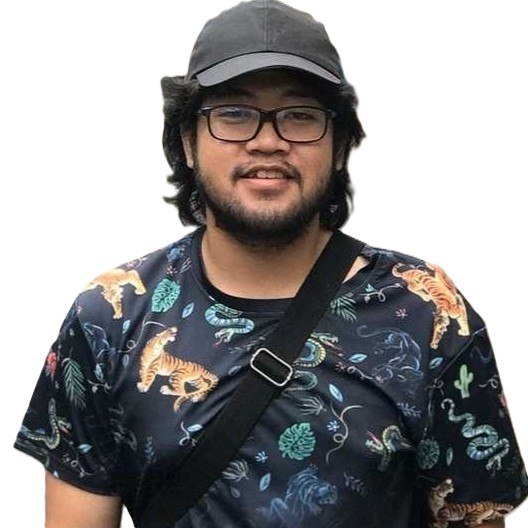
#> input picture assets/img/me.jpg, 528 x 528 px, found by its file name
$ python gen-stipple.py
#> lines starting #> are read from the running program, lines starting #| are printed output that depends on the picture
"""Generate the cobalt portrait assets (stipple dots + contour-traced lines).

One-off generator, Pillow + numpy + scipy — NOT shipped as runtime JS.
Transparent background, cobalt #1f4e8c only, so it drops into the porcelain
page instead of baking a background.

Run from repo root:  python tools/gen-stipple.py
Outputs assets/img/me-stipple.svg   (frozen option 2)
        assets/img/me-lines.svg     (hero — contour-traced)
        _lowpoly/*                  reference densities
"""
import math
import os

import numpy as np
from PIL import Image, ImageFilter
from scipy.ndimage import gaussian_filter
from scipy.spatial import cKDTree, Delaunay

SRC = "assets/img/me.jpg"
OUT = "_lowpoly"
W, H = 528, 704
COBALT = "#1f4e8c"
SEED = 5
MAX_R = 2.4         # hard radius cap
MIN_R = 0.35        # cull anything smaller
BUCKETS = 12


def load():
    img = Image.open(SRC).convert("L").resize((W, H))
    return np.array(img).astype(float) / 255.0   # luminance 0..1


def tone_curve(lum):
    """tone = 1 - lum, then gentle levels (black/white point + gamma) so
    skin midtones land as visible-but-not-solid dots, not a silhouette."""
    tone = 1.0 - lum
    lo, hi, gamma = 0.06, 0.94, 1.12
    return np.clip((tone - lo) / (hi - lo), 0.0, 1.0) ** gamma


def svg_open():
    return (f'<svg xmlns="http://www.w3.org/2000/svg" viewBox="0 0 {W} {H}" '
            f'width="{W}" height="{H}">')


def write(path, svg):
    os.makedirs(os.path.dirname(path) or ".", exist_ok=True)
    with open(path, "w", encoding="utf-8") as f:
        f.write(svg)


def build(step, name, out=OUT, seed=SEED):
    """Stipple: tone-weighted dots on a jittered grid, grouped into radius
    buckets so each path carries one stroke-width (keeps the file small)."""
    tone = tone_curve(load())
    rng = np.random.default_rng(seed)
    jit = 0.4 * step
    pts = []
    for y in range(0, H, step):
        for x in range(0, W, step):
            cy = min(H - 1, y + step // 2)
            cx = min(W - 1, x + step // 2)
            r = 2.2 * tone[cy, cx] ** 0.7
            if r < MIN_R:
                continue
            r = min(r, MAX_R)
            px = x + step / 2 + rng.uniform(-jit, jit)
            py = y + step / 2 + rng.uniform(-jit, jit)
            pts.append((px, py, r))

    bins = [[] for _ in range(BUCKETS)]
    radii = []
    for (x, y, r) in pts:
        bi = min(BUCKETS - 1, int(r / MAX_R * BUCKETS))
        bins[bi].append((int(round(x)), int(round(y))))
        radii.append(r)

    parts = [svg_open()]
    for i, bucket in enumerate(bins):
        if not bucket:
            continue
        r = (i + 0.5) / BUCKETS * MAX_R
        bucket.sort(key=lambda p: (p[1], p[0]))
        px, py = bucket[0]
        seg = [f"M{px} {py}h0"]
        for x, y in bucket[1:]:
            seg.append(f"m{x - px} {y - py}h0")
            px, py = x, y
        parts.append(f'<path d="{"".join(seg)}" stroke="{COBALT}" '
                     f'stroke-width="{2 * r:.2f}" stroke-linecap="round" fill="none"/>')
    parts.append("</svg>")
    svg = "".join(parts)
    write(f"{out}/{name}", svg)

    arr = np.array([(x, y) for b in bins for (x, y) in b], dtype=float)
    nn = cKDTree(arr).query(arr, k=2)[0][:, 1]
    radii = np.array(radii)
    print(f"{out}/{name}: {len(svg) / 1024:.1f} KB, {len(pts)} dots  "
          f"(radius {radii.min():.2f}-{radii.max():.2f}, NN {nn.mean():.2f})")


def build_lines(step, name, out=OUT, seed=SEED, max_edge=17.5, levels=7,
                part="both", dot_opacity=None):
    """Contour-traced wireframe portrait.

    The lines follow the FACE, not a free triangulation: Sobel gradient on a
    blurred grayscale gives the feature ridges (jaw, hair, eyes, nose), points
    are sampled along those ridges, and each point is chained to its nearest
    neighbour in the local edge-tangent direction — so the strokes run along
    the contours instead of striking across empty space. A sparse interior fill
    anchors the dots. Edge opacity is modulated by local tone: dense/bright in
    shadow, faint over light skin.

    `part` selects the payload: "both" (strokes + vertex dots), "lines"
    (strokes only) or "dots" (vertices only). The dot layer is emitted
    separately so CSS can pulse it independently of the strokes — a duplicate
    baked into the same file would land on already-opaque dots and be
    invisible, so the base copy is drawn light and the pulse layer supplies the
    swing."""
    lum = load()
    smooth = gaussian_filter(lum, 1.2)
    gy, gx = np.gradient(smooth * 255.0)
    mag = gaussian_filter(np.hypot(gx, gy), 0.6)
    tone = tone_curve(lum)
    thr = float(np.percentile(mag, 85.0))
    rng = np.random.default_rng(seed)

    pts, tones, on_edge = [], [], []
    for y in range(0, H, step):
        for x in range(0, W, step):
            px = x + step // 2 + int(round(rng.uniform(-0.35, 0.35) * step))
            py = y + step // 2 + int(round(rng.uniform(-0.35, 0.35) * step))
            if not (1 <= px < W - 1 and 1 <= py < H - 1):
                continue
            if mag[py, px] >= thr:
                pts.append((px, py)); tones.append(float(tone[py, px])); on_edge.append(True)
            elif tone[py, px] > 0.18 and rng.random() < 0.05:
                pts.append((px, py)); tones.append(float(tone[py, px])); on_edge.append(False)

    pts = np.array(pts, dtype=float)
    tones = np.array(tones)
    on_edge = np.array(on_edge)
    tree = cKDTree(pts)

    # local edge tangent = perpendicular to the luminance gradient
    tang = np.zeros_like(pts)
    for i, (px, py) in enumerate(pts):
        a, b = gx[int(py), int(px)], gy[int(py), int(px)]
        n = math.hypot(a, b) or 1.0
        tang[i] = (-b / n, a / n)

    dist, idx = tree.query(pts, k=10)
    edges = set()
    for i in range(len(pts)):
        for sign in (1.0, -1.0):
            best, bd = None, max_edge
            for d, j in zip(dist[i][1:], idx[i][1:]):
                if d >= bd:
                    continue
                v = pts[int(j)] - pts[i]
                nv = float(np.linalg.norm(v)) or 1.0
                if float(np.dot(v / nv, tang[i])) * sign > 0.72:
                    best, bd = int(j), float(d)
            if best is not None:
                edges.add((i, best) if i < best else (best, i))

    # keep only degree-<=2 vertices: short edges first, so what survives is a set
    # of polylines running along the contours rather than a junction spider
    pruned, deg = set(), {}
    for (a, b) in sorted(edges, key=lambda e: math.hypot(*(pts[e[0]] - pts[e[1]]))):
        if deg.get(a, 0) < 2 and deg.get(b, 0) < 2:
            pruned.add((a, b))
            deg[a] = deg.get(a, 0) + 1
            deg[b] = deg.get(b, 0) + 1
    edges = pruned

    # --- pack: walk the degree-<=2 graph into chains, so a run of along-contour
    # segments shares one relative 'l' command instead of restarting every
    # segment with a relative move (about 20% off the file, which buys density)
    adj = {}
    for (a, b) in edges:
        adj.setdefault(a, []).append(b)
        adj.setdefault(b, []).append(a)

    def bucket_of(t):
        return min(levels - 1, int(t * levels))

    seen = set()
    runs = [[] for _ in range(levels)]

    def walk(u, v):
        chain = [u, v]
        while len(adj[chain[-1]]) <= 2:
            nxt = [n for n in adj[chain[-1]]
                   if n != chain[-2] and (min(chain[-1], n), max(chain[-1], n)) not in seen]
            if not nxt:
                break
            n = nxt[0]
            seen.add((min(chain[-1], n), max(chain[-1], n)))
            chain.append(n)
        return chain

    for u in sorted(adj, key=lambda k: len(adj[k])):      # chain ends first
        for v in adj[u]:
            key = (min(u, v), max(u, v))
            if key in seen:
                continue
            seen.add(key)
            chain = walk(u, v)
            i = 0
            while i < len(chain) - 1:
                bk = bucket_of((tones[chain[i]] + tones[chain[i + 1]]) / 2)
                j = i + 1
                while (j < len(chain) - 1 and
                       bucket_of((tones[chain[j]] + tones[chain[j + 1]]) / 2) == bk):
                    j += 1
                runs[bk].append(chain[i:j + 1])
                i = j

    parts = [svg_open()]
    for i, rl in enumerate([] if part == "dots" else runs):
        if not rl:
            continue
        op = 0.12 + (i + 0.5) / levels * 0.43
        d = []
        px = py = 0
        for chain in sorted(rl, key=lambda c: c[0]):
            x0, y0 = int(round(pts[chain[0]][0])), int(round(pts[chain[0]][1]))
            if d:
                d.append(f"m{x0 - px} {y0 - py}")
            else:
                d.append(f"M{x0} {y0}")
            px, py = x0, y0
            for n in chain[1:]:
                x, y = int(round(pts[n][0])), int(round(pts[n][1]))
                d.append(f"l{x - px} {y - py}")
                px, py = x, y
        parts.append(f'<path d="{"".join(d)}" stroke="{COBALT}" stroke-width="0.6" '
                     f'stroke-opacity="{op:.2f}" fill="none"/>')

    def dotset(mask, width, opacity=None):
        sub = pts[mask]
        if not len(sub):
            return ""
        vx, vy = int(round(sub[0][0])), int(round(sub[0][1]))
        seg = [f"M{vx} {vy}h0"]
        for (px_, py_) in sub[1:]:
            rx, ry = int(round(px_)), int(round(py_))
            seg.append(f"m{rx - vx} {ry - vy}h0")
            vx, vy = rx, ry
        op = f' stroke-opacity="{opacity}"' if opacity is not None else ""
        return (f'<path d="{"".join(seg)}" stroke="{COBALT}" stroke-width="{width}" '
                f'stroke-linecap="round"{op} fill="none"/>')

    if part != "lines":
        parts.append(dotset(on_edge, 2.6, dot_opacity))     # contour anchors
        parts.append(dotset(~on_edge, 1.7, dot_opacity))    # sparse interior fill
    parts.append("</svg>")
    svg = "".join(parts)
    write(f"{out}/{name}", svg)

    deg = np.zeros(len(pts), dtype=int)
    for a, b in edges:
        deg[a] += 1
        deg[b] += 1
    print(f"{out}/{name}: {len(svg) / 1024:.1f} KB, {int(on_edge.sum())} contour pts "
          f"+ {int((~on_edge).sum())} interior, {len(edges)} edges, "
          f"chain degree mean {deg.mean():.2f}")


def build_duotone(name="me-duotone.webp", out="assets/img", black=0.22, gamma=1.35,
                  max_alpha=0.50, scale=0.50, quality=80, blur=1.4):
    """Cobalt duotone underlay — the photo's TONE as transparent cobalt ink.

    A line network carries structure but no tone, and a face *is* tone, which is
    why the lines alone never quite read as a face. This sits behind
    me-lines.svg to supply the silhouette and the facial shadows, leaving the
    dots and lines as texture on top. The black point keeps light skin clear, so
    the ink reads as shading rather than a wash over the whole frame; it is
    rendered at half resolution and blurred, which is free visually (it is a
    smooth tone layer the CSS scales back up) and roughly a third of the bytes."""
    lum = np.array(Image.open(SRC).convert("L")).astype(float) / 255.0
    tone = np.clip((1.0 - lum - black) / (1.0 - black), 0.0, 1.0) ** gamma
    alpha = np.clip(tone * max_alpha, 0.0, 1.0)
    rgba = np.dstack([np.full_like(alpha, 0x1f), np.full_like(alpha, 0x4e),
                      np.full_like(alpha, 0x8c), alpha * 255]).astype(np.uint8)
    im = Image.fromarray(rgba, "RGBA").filter(ImageFilter.GaussianBlur(blur))
    im = im.resize((int(W * scale), int(H * scale)), Image.LANCZOS)
    path = f"{out}/{name}"
    im.save(path, "WEBP", quality=quality, method=6)
    a = np.array(im)[..., 3]
    print(f"{path}: {os.path.getsize(path) / 1024:.1f} KB, {im.size[0]}x{im.size[1]}, "
          f"alpha max {a.max() / 255:.2f} (cap {max_alpha}), "
          f"coverage {(a > 12).mean() * 100:.0f}%")


def main():
    build(9, "me-stipple.svg", out="assets/img")     # hero fallback: ~4.5k dots (frozen)
#> in load, `img = Image.open(SRC).convert("L").resize((W, H))`:
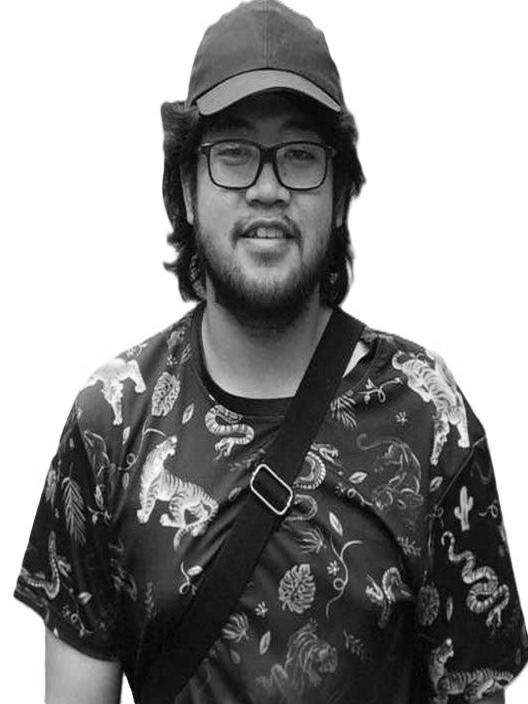
#> img: PIL image 528x704 L; min 0, max 255, mean 146.4
#> in tone_curve, `tone = 1.0 - lum`:
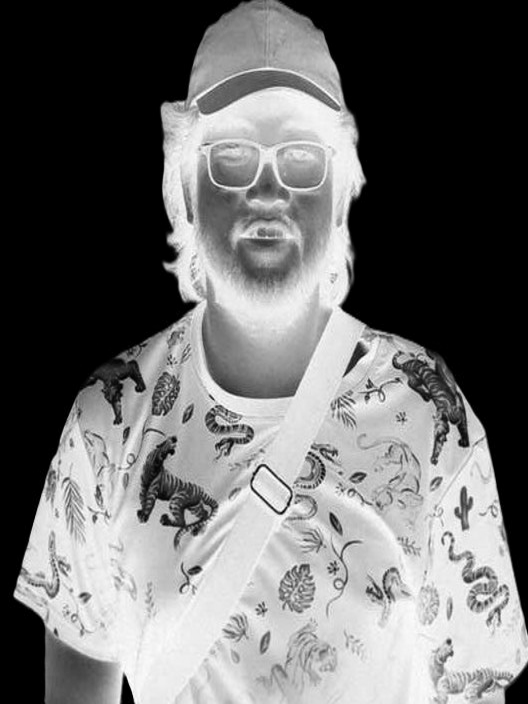
#> tone: shape (704, 528) float64; min 0, max 1, mean 0.426
#> after the loop in build, `for y in range(0, H, step):`: pts = 2721 items, first 6: (249.7, 6.72, 1.12), (256.6, 2.96, 1.15), (262.3, 3.66, 1.17), (273.8, 1.23, 1.19), (280.3, 8.09, 0.717), (230.6, 11.59, 0.968)
#> the loop in build, `for (x, y, r) in pts:` made 2721 passes
#> (x, y, r, bi) on passes 1 to 3: (249.7, 6.72, 1.12, 5), (256.6, 2.96, 1.15, 5), (262.3, 3.66, 1.17, 5)
#> after the loop in build, `for (x, y, r) in pts:`: radii = 2721 values, max 2.2 at index 132, min 0.352 at index 816, mean 1.75
#> after the loop in build, `for i, bucket in enumerate(bins):`: parts = 12 items
#> in build, `arr = np.array([(x, y) for b in bins for (x, y) in b], dtype=float)`: arr = 2721 pairs, first value 19 to 529, second value 1 to 710
#> in build, `nn = cKDTree(arr).query(arr, k=2)[0][:, 1]`: nn = 2721 values, max 13.15 at index 2586, min 2 at index 18, mean 6.25
#| assets/img/me-stipple.svg: 21.6 KB, 2721 dots  (radius 0.35-2.20, NN 6.25)
    build(7, "me-stipple-6500.svg")                  # reference densities
#> the loop in build (call 2), `for (x, y, r) in pts:` made 4471 passes
#> (x, y, r, bi) on passes 1 to 3: (243.2, 5.22, 0.799, 3), (248.6, 2.3, 1.02, 5), (253, 2.85, 1.1, 5)
#| _lowpoly/me-stipple-6500.svg: 34.3 KB, 4471 dots  (radius 0.35-2.20, NN 4.86)
    build(11, "me-stipple-3000.svg")
#| _lowpoly/me-stipple-3000.svg: 14.8 KB, 1795 dots  (radius 0.35-2.20, NN 7.57)
    build_lines(6, "me-lines.svg", out="assets/img", dot_opacity=0.30)   # hero: strokes + light vertices
#> in build_lines, `gy, gx = np.gradient(smooth * 255.0)`:
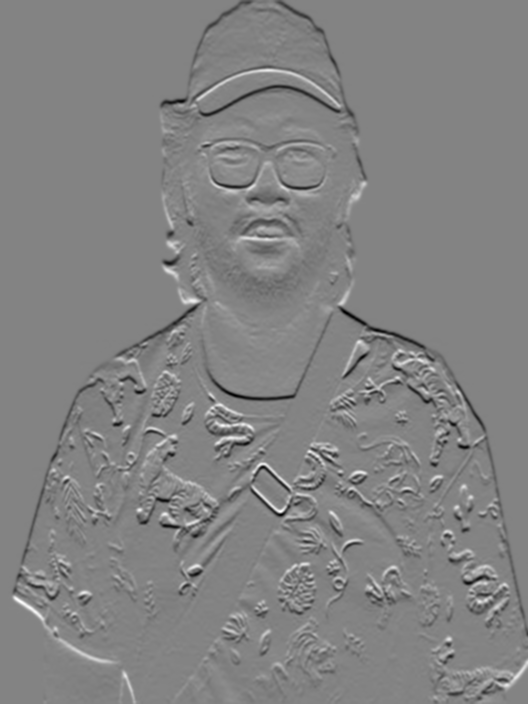
#> gy: shape (704, 528) float64; min -50.04, max 47.08, mean -0.2; drawn with min black and max white
#> in build_lines, `gy, gx = np.gradient(smooth * 255.0)`:
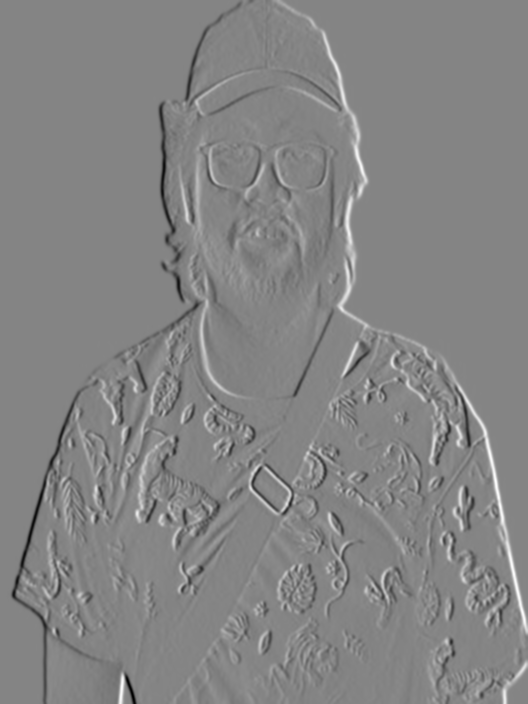
#> gx: shape (704, 528) float64; min -66.4, max 61.11, mean 0; drawn with min black and max white
#> in build_lines, `mag = gaussian_filter(np.hypot(gx, gy), 0.6)`:
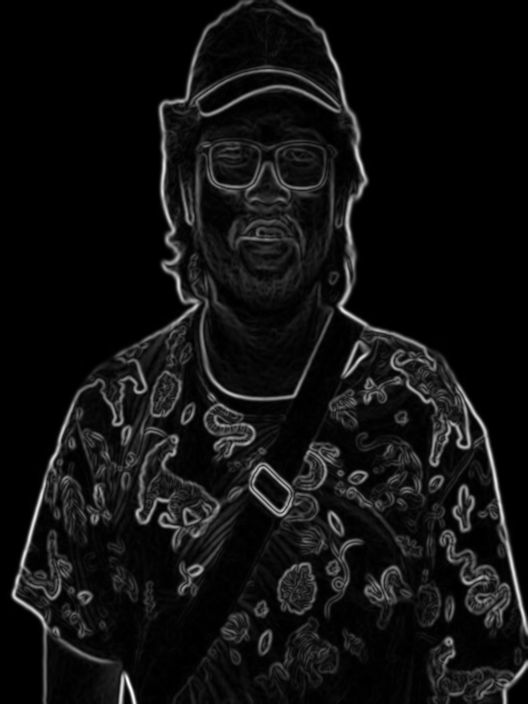
#> mag: shape (704, 528) float64; min 0, max 64.83, mean 4.3; drawn with min black and max white
#> in build_lines, `thr = float(np.percentile(mag, 85.0))`: thr = 9.43
#> after the loop in build_lines, `for y in range(0, H, step):`: on_edge = 1753 items, first 6: True, True, True, True, True, True; pts = 1753 pairs, first value 13 to 526, second value 2 to 701; tones = 1753 values, max 1 at index 69, min 0 at index 0, mean 0.593
#> the loop in build_lines, `for i, (px, py) in enumerate(pts):` made 1753 passes
#> (px, py, a, b, n) on passes 1 to 3: (238, 2, -7.66, -7.81, 10.94), (244, 4, -1.37, -13.05, 13.12), (249, 3, -6.05, -17.31, 18.34)
#> after the loop in build_lines, `for i, (px, py) in enumerate(pts):`: tang = 1753 pairs, first value -1 to 1, second value -1 to 1
#> after the loop in build_lines, `for i in range(len(pts)):`: edges = 2196 items
#> the loop in build_lines, `for (a, b) in sorted(edges, key=lambda e: math.hypot(*(pts[e[0]] - pts..` made 2196 passes
#> (a, b) on passes 1 to 3: (850, 881), (973, 974), (999, 1026)
#> after the loop in build_lines, `for (a, b) in sorted(edges, key=lambda e: math.hypot(*(pts[e[0]] - pts..`: deg = 1652 items; pruned = 1445 items
#> the loop in build_lines, `for (a, b) in edges:` made 1445 passes
#> (a, b) on passes 1 to 3: (966, 988), (553, 590), (648, 678)
#> after the loop in build_lines, `for (a, b) in edges:`: adj = 1652 items
#> in build_lines, `key = (min(u, v), max(u, v))`: key = (648, 678)
#> in walk, `chain = [u, v]`: chain = [648, 678]
#> the loop in walk, `while len(adj[chain[-1]]) <= 2:` made 4 passes
#> (nxt, n) on passes 1 to 3: ([700], 700), ([699], 699), ([727], 727)
#> after the loop in walk, `while len(adj[chain[-1]]) <= 2:`: chain = [648, 678, 700, 699, 727]; seen = 4 items
#> in build_lines, `chain = walk(u, v)`: chain = [648, 678, 700, 699, 727]
#> the loop in build_lines, `while i < len(chain) - 1:` made 4 passes
#> bk on passes 1 to 4: 0, 1, 3, 4
    build_lines(6, "me-lines-dots.svg", out="assets/img", part="dots")    # pulse layer (same point set)
    build_lines(7, "me-lines-2500.svg")
    build_duotone()                                   # tone layer under the hero lines


if __name__ == "__main__":
    main()
